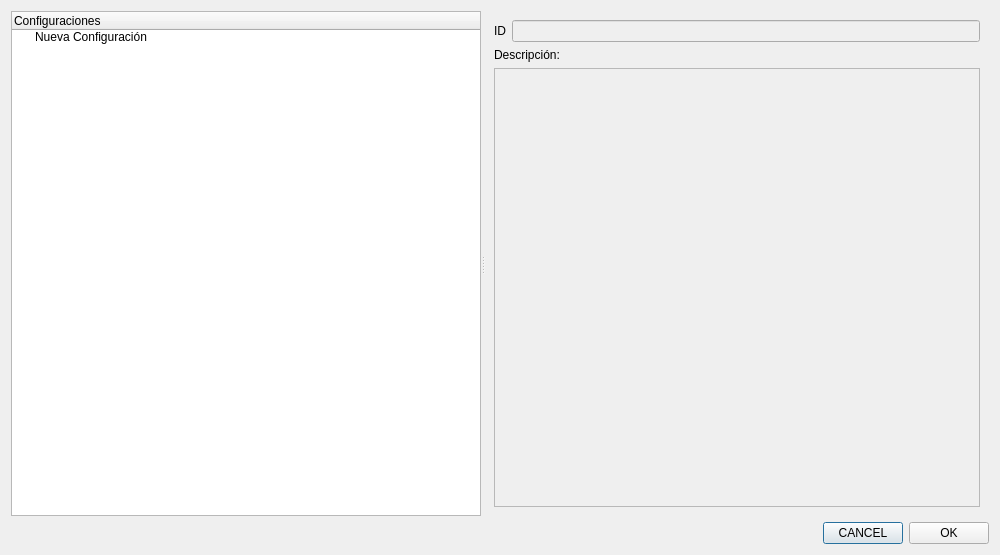
<?xml version="1.0" encoding="UTF-8"?>
<ui version="4.0">
 <class>ProyectoConfiguracionesDialog</class>
 <widget class="QewTreeViewDialog" name="ProyectoConfiguracionesDialog">
  <property name="geometry">
   <rect>
    <x>0</x>
    <y>0</y>
    <width>1000</width>
    <height>555</height>
   </rect>
  </property>
  <property name="windowTitle">
   <string>ewTreeViewDialog</string>
  </property>
  <property name="containerName">
   <cstring>stackedWidget</cstring>
  </property>
  <property name="treeNavigatorName">
   <cstring>qewListViewConf</cstring>
  </property>
  <layout class="QVBoxLayout" name="verticalLayout_3" stretch="0,1">
   <item>
    <widget class="QSplitter" name="splitter">
     <property name="orientation">
      <enum>Qt::Horizontal</enum>
     </property>
     <widget class="QTreeWidget" name="qewListViewConf">
      <column>
       <property name="text">
        <string>Configuraciones</string>
       </property>
      </column>
      <item>
       <property name="text">
        <string>Nueva Configuración</string>
       </property>
      </item>
     </widget>
     <widget class="QStackedWidget" name="stackedWidget">
      <property name="currentIndex">
       <number>0</number>
      </property>
      <widget class="QWidget" name="ProyectoConfiguraciones">
       <layout class="QVBoxLayout" name="verticalLayout_2">
        <item>
         <layout class="QHBoxLayout" name="horizontalLayout_2">
          <item>
           <widget class="QLabel" name="label">
            <property name="text">
             <string>ID</string>
            </property>
           </widget>
          </item>
          <item>
           <widget class="QLineEdit" name="idConfLineEdit">
            <property name="enabled">
             <bool>false</bool>
            </property>
           </widget>
          </item>
         </layout>
        </item>
        <item>
         <layout class="QVBoxLayout" name="verticalLayout">
          <item>
           <widget class="QLabel" name="label_2">
            <property name="text">
             <string>Descripción:</string>
            </property>
           </widget>
          </item>
          <item>
           <widget class="QTextEdit" name="descripcionTextEdit">
            <property name="enabled">
             <bool>false</bool>
            </property>
           </widget>
          </item>
         </layout>
        </item>
       </layout>
      </widget>
     </widget>
    </widget>
   </item>
   <item>
    <layout class="QHBoxLayout" name="horizontalLayout">
     <item>
      <spacer name="horizontalSpacer">
       <property name="orientation">
        <enum>Qt::Horizontal</enum>
       </property>
       <property name="sizeHint" stdset="0">
        <size>
         <width>40</width>
         <height>20</height>
        </size>
       </property>
      </spacer>
     </item>
     <item>
      <widget class="QPushButton" name="cancelButton">
       <property name="text">
        <string>CANCEL</string>
       </property>
      </widget>
     </item>
     <item>
      <widget class="QPushButton" name="okButton">
       <property name="text">
        <string>OK</string>
       </property>
      </widget>
     </item>
    </layout>
   </item>
  </layout>
 </widget>
 <customwidgets>
  <customwidget>
   <class>QewExtensibleDialog</class>
   <extends>QDialog</extends>
   <header>qewextensibledialog.h</header>
   <container>1</container>
  </customwidget>
  <customwidget>
   <class>QewTreeViewDialog</class>
   <extends>QewExtensibleDialog</extends>
   <header>qewtreeviewdialog.h</header>
   <container>1</container>
  </customwidget>
 </customwidgets>
 <resources/>
 <connections>
  <connection>
   <sender>qewListViewConf</sender>
   <signal>itemPressed(QTreeWidgetItem*,int)</signal>
   <receiver>ProyectoConfiguracionesDialog</receiver>
   <slot>setCurrentWidget(QTreeWidgetItem*)</slot>
   <hints>
    <hint type="sourcelabel">
     <x>130</x>
     <y>216</y>
    </hint>
    <hint type="destinationlabel">
     <x>89</x>
     <y>346</y>
    </hint>
   </hints>
  </connection>
 </connections>
</ui>
